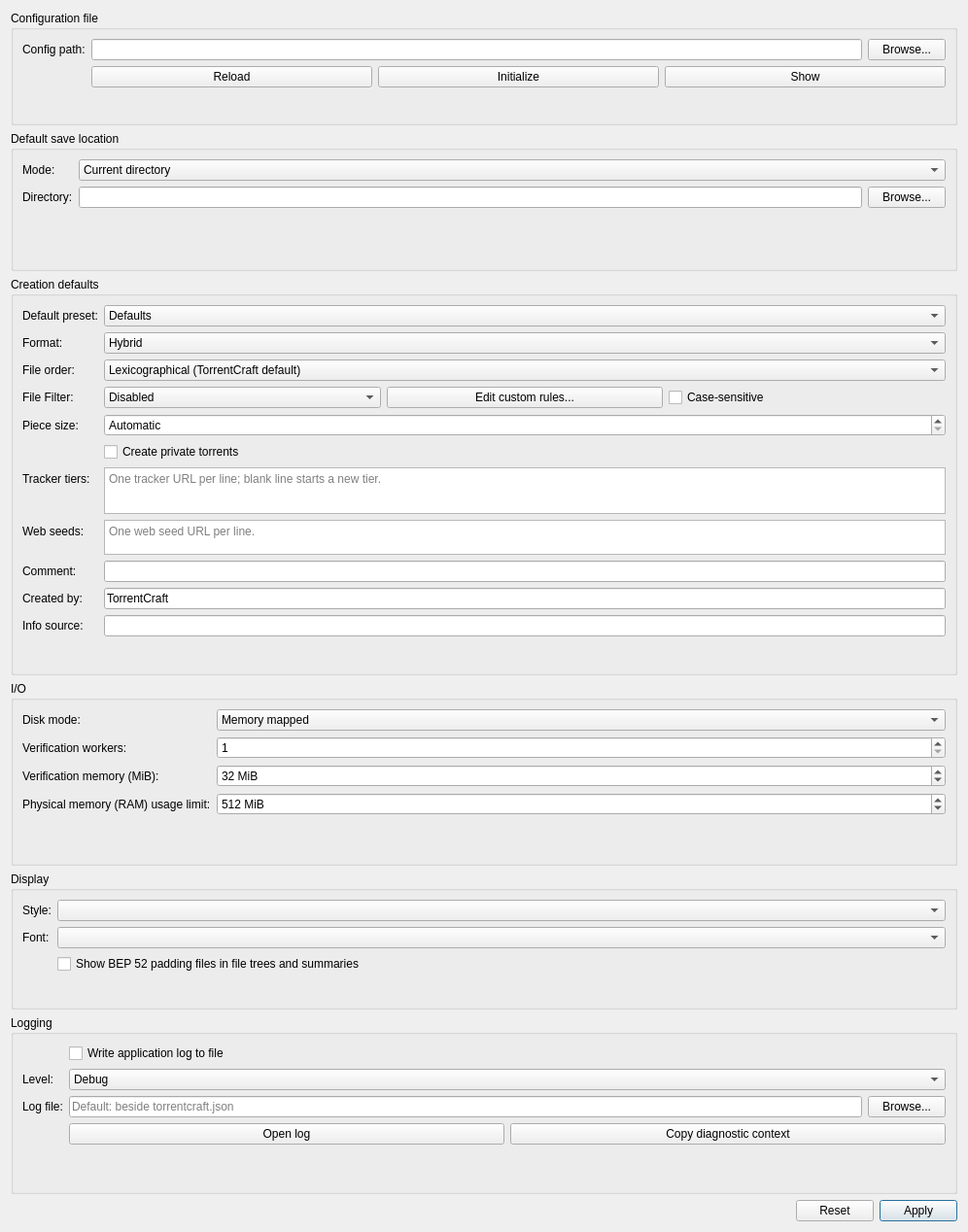
<widget class="QWidget" name="pageAdvancedScroll"><property name="geometry"><rect><x>0</x><y>0</y><width>996</width><height>700</height></rect></property><layout class="QVBoxLayout" name="vboxAdvanced">
         <item><widget class="QGroupBox" name="grpAdvancedConfigFile"><property name="sizePolicy"><sizepolicy hsizetype="Preferred" vsizetype="Fixed"><horstretch>0</horstretch><verstretch>0</verstretch></sizepolicy></property><property name="minimumSize"><size><width>0</width><height>118</height></size></property><property name="title"><string>Configuration file</string></property><layout class="QFormLayout" name="formAdvancedConfigFile"><item row="0" column="0"><widget class="QLabel" name="lblAdvancedConfigPath"><property name="text"><string>Config path:</string></property></widget></item><item row="0" column="1"><layout class="QHBoxLayout" name="hboxAdvancedConfigPath"><item><widget class="QLineEdit" name="editAdvancedConfigPath"><property name="accessibleName"><string>Canonical config path</string></property></widget></item><item><widget class="QPushButton" name="btnAdvancedBrowseConfig"><property name="text"><string>Browse...</string></property></widget></item></layout></item><item row="1" column="1"><layout class="QHBoxLayout" name="hboxAdvancedConfigActions"><item><widget class="QPushButton" name="btnAdvancedReloadConfig"><property name="text"><string>Reload</string></property><property name="icon"><iconset resource="resources/TorrentCraft.qrc">:/torrentcraft/icons/refresh.svg</iconset></property></widget></item><item><widget class="QPushButton" name="btnAdvancedInitConfig"><property name="text"><string>Initialize</string></property><property name="icon"><iconset resource="resources/TorrentCraft.qrc">:/torrentcraft/icons/config-settings.svg</iconset></property></widget></item><item><widget class="QPushButton" name="btnAdvancedShowConfig"><property name="text"><string>Show</string></property><property name="icon"><iconset resource="resources/TorrentCraft.qrc">:/torrentcraft/icons/metadata-fields.svg</iconset></property></widget></item></layout></item></layout></widget></item>
         <item><widget class="QGroupBox" name="grpAdvancedDefaultSave"><property name="sizePolicy"><sizepolicy hsizetype="Preferred" vsizetype="Fixed"><horstretch>0</horstretch><verstretch>0</verstretch></sizepolicy></property><property name="minimumSize"><size><width>0</width><height>144</height></size></property><property name="title"><string>Default save location</string></property><layout class="QFormLayout" name="formAdvancedSave"><item row="0" column="0"><widget class="QLabel" name="lblAdvancedSaveMode"><property name="text"><string>Mode:</string></property></widget></item><item row="0" column="1"><widget class="QComboBox" name="cmbAdvancedSaveMode"><item><property name="text"><string>Current directory</string></property></item><item><property name="text"><string>Recent directory</string></property></item><item><property name="text"><string>Specified directory</string></property></item></widget></item><item row="1" column="0"><widget class="QLabel" name="lblAdvancedSavePath"><property name="text"><string>Directory:</string></property></widget></item><item row="1" column="1"><layout class="QHBoxLayout" name="hboxAdvancedSavePath"><item><widget class="QLineEdit" name="editAdvancedSavePath"><property name="accessibleName"><string>Specified default save directory</string></property></widget></item><item><widget class="QPushButton" name="btnAdvancedBrowseSavePath"><property name="text"><string>Browse...</string></property></widget></item></layout></item></layout></widget></item>
         <item><widget class="QGroupBox" name="grpAdvancedDefaults"><property name="sizePolicy"><sizepolicy hsizetype="Preferred" vsizetype="Fixed"><horstretch>0</horstretch><verstretch>0</verstretch></sizepolicy></property><property name="minimumSize"><size><width>0</width><height>410</height></size></property><property name="title"><string>Creation defaults</string></property><layout class="QFormLayout" name="formAdvancedDefaults"><item row="0" column="0"><widget class="QLabel" name="lblAdvancedDefaultPreset"><property name="text"><string>Default preset:</string></property></widget></item><item row="0" column="1"><widget class="QComboBox" name="cmbAdvancedDefaultPreset"><item><property name="text"><string>Defaults</string></property></item></widget></item><item row="1" column="0"><widget class="QLabel" name="lblAdvancedDefaultFormat"><property name="text"><string>Format:</string></property></widget></item><item row="1" column="1"><widget class="QComboBox" name="cmbAdvancedDefaultFormat"><item><property name="text"><string>Hybrid</string></property></item><item><property name="text"><string>V1</string></property></item><item><property name="text"><string>V2</string></property></item></widget></item><item row="2" column="0"><widget class="QLabel" name="lblAdvancedDefaultFileOrder"><property name="text"><string>File order:</string></property></widget></item><item row="2" column="1"><widget class="QComboBox" name="cmbAdvancedDefaultFileOrder"><property name="toolTip"><string>Controls the deterministic order used when creating a torrent.</string></property><item><property name="text"><string>Lexicographical (TorrentCraft default)</string></property></item><item><property name="text"><string>Canonical alignment (qBittorrent/libtorrent)</string></property></item><item><property name="text"><string>Natural (qBittorrent default)</string></property></item><item><property name="text"><string>Breadth first</string></property></item></widget></item><item row="3" column="0"><widget class="QLabel" name="lblAdvancedDefaultFilterMode"><property name="text"><string>File Filter:</string></property></widget></item><item row="3" column="1"><layout class="QHBoxLayout" name="hboxAdvancedDefaultFilter"><item><widget class="QComboBox" name="cmbAdvancedDefaultFilterMode"><item><property name="text"><string>Disabled</string></property></item><item><property name="text"><string>Common system artifacts</string></property></item><item><property name="text"><string>Custom exclusion rules</string></property></item></widget></item><item><widget class="QPushButton" name="btnAdvancedDefaultEditFilterRules"><property name="text"><string>Edit custom rules...</string></property></widget></item><item><widget class="QCheckBox" name="chkAdvancedDefaultFilterCaseSensitive"><property name="text"><string>Case-sensitive</string></property></widget></item></layout></item><item row="4" column="0"><widget class="QLabel" name="lblAdvancedDefaultPieceSize"><property name="text"><string>Piece size:</string></property></widget></item><item row="4" column="1"><widget class="QSpinBox" name="spinAdvancedDefaultPieceSize"><property name="minimum"><number>0</number></property><property name="maximum"><number>16384</number></property><property name="specialValueText"><string>Automatic</string></property><property name="suffix"><string> KiB</string></property></widget></item><item row="5" column="1"><widget class="QCheckBox" name="chkAdvancedDefaultPrivate"><property name="text"><string>Create private torrents</string></property></widget></item><item row="6" column="0"><widget class="QLabel" name="lblAdvancedDefaultTrackerTiers"><property name="text"><string>Tracker tiers:</string></property></widget></item><item row="6" column="1"><widget class="QPlainTextEdit" name="editAdvancedDefaultTrackerTiers"><property name="sizePolicy"><sizepolicy hsizetype="Expanding" vsizetype="Fixed"><horstretch>0</horstretch><verstretch>0</verstretch></sizepolicy></property><property name="minimumSize"><size><width>0</width><height>48</height></size></property><property name="maximumSize"><size><width>16777215</width><height>48</height></size></property><property name="placeholderText"><string>One tracker URL per line; blank line starts a new tier.</string></property><property name="accessibleName"><string>Default tracker tiers</string></property></widget></item><item row="7" column="0"><widget class="QLabel" name="lblAdvancedDefaultWebSeeds"><property name="text"><string>Web seeds:</string></property></widget></item><item row="7" column="1"><widget class="QPlainTextEdit" name="editAdvancedDefaultWebSeeds"><property name="sizePolicy"><sizepolicy hsizetype="Expanding" vsizetype="Fixed"><horstretch>0</horstretch><verstretch>0</verstretch></sizepolicy></property><property name="minimumSize"><size><width>0</width><height>36</height></size></property><property name="maximumSize"><size><width>16777215</width><height>36</height></size></property><property name="placeholderText"><string>One web seed URL per line.</string></property><property name="accessibleName"><string>Default web seed URLs</string></property></widget></item><item row="8" column="0"><widget class="QLabel" name="lblAdvancedDefaultComment"><property name="text"><string>Comment:</string></property></widget></item><item row="8" column="1"><widget class="QLineEdit" name="editAdvancedDefaultComment"><property name="accessibleName"><string>Default comment</string></property></widget></item><item row="9" column="0"><widget class="QLabel" name="lblAdvancedDefaultCreatedBy"><property name="text"><string>Created by:</string></property></widget></item><item row="9" column="1"><widget class="QLineEdit" name="editAdvancedDefaultCreatedBy"><property name="text"><string>TorrentCraft</string></property><property name="accessibleName"><string>Default created by text</string></property></widget></item><item row="10" column="0"><widget class="QLabel" name="lblAdvancedDefaultSource"><property name="text"><string>Info source:</string></property></widget></item><item row="10" column="1"><widget class="QLineEdit" name="editAdvancedDefaultSource"><property name="toolTip"><string>Encoded as info[&quot;source&quot;] and changes the torrent identity.</string></property><property name="accessibleName"><string>Default info source</string></property></widget></item></layout></widget></item>
         <item><widget class="QGroupBox" name="grpAdvancedIo"><property name="sizePolicy"><sizepolicy hsizetype="Preferred" vsizetype="Fixed"><horstretch>0</horstretch><verstretch>0</verstretch></sizepolicy></property><property name="minimumSize"><size><width>0</width><height>190</height></size></property><property name="title"><string>I/O</string></property><layout class="QFormLayout" name="formAdvancedIo"><item row="0" column="0"><widget class="QLabel" name="lblAdvancedDiskIo"><property name="text"><string>Disk mode:</string></property></widget></item><item row="0" column="1"><widget class="QComboBox" name="cmbAdvancedDiskIo"><item><property name="text"><string>Memory mapped</string></property></item><item><property name="text"><string>POSIX</string></property></item></widget></item><item row="1" column="0"><widget class="QLabel" name="lblAdvancedVerifyWorkers"><property name="text"><string>Verification workers:</string></property></widget></item><item row="1" column="1"><widget class="QSpinBox" name="spinAdvancedVerifyWorkers"><property name="minimum"><number>1</number></property><property name="maximum"><number>2147483647</number></property><property name="value"><number>1</number></property></widget></item><item row="2" column="0"><widget class="QLabel" name="lblAdvancedVerifyMemory"><property name="text"><string>Verification memory (MiB):</string></property></widget></item><item row="2" column="1"><widget class="QSpinBox" name="spinAdvancedVerifyMemory"><property name="minimum"><number>1</number></property><property name="maximum"><number>2147483647</number></property><property name="value"><number>32</number></property><property name="suffix"><string> MiB</string></property><property name="accessibleName"><string>Verification memory limit</string></property></widget></item><item row="3" column="0"><widget class="QLabel" name="lblAdvancedMemoryWorkingSetLimit"><property name="text"><string>Physical memory (RAM) usage limit:</string></property></widget></item><item row="3" column="1"><widget class="QSpinBox" name="spinAdvancedMemoryWorkingSetLimit"><property name="minimum"><number>1</number></property><property name="maximum"><number>2147483647</number></property><property name="value"><number>512</number></property><property name="suffix"><string> MiB</string></property><property name="toolTip"><string>Windows process working-set hard maximum. Other platforms retain the setting without applying it.</string></property><property name="accessibleName"><string>Physical memory working set limit</string></property></widget></item></layout></widget></item>
         <item><widget class="QGroupBox" name="grpAdvancedDisplay"><property name="sizePolicy"><sizepolicy hsizetype="Preferred" vsizetype="Fixed"><horstretch>0</horstretch><verstretch>0</verstretch></sizepolicy></property><property name="minimumSize"><size><width>0</width><height>142</height></size></property><property name="title"><string>Display</string></property><layout class="QFormLayout" name="formAdvancedDisplay"><item row="0" column="0"><widget class="QLabel" name="lblAdvancedStyle"><property name="text"><string>Style:</string></property></widget></item><item row="0" column="1"><widget class="QComboBox" name="cmbAdvancedStyle"><property name="accessibleName"><string>Interface style</string></property></widget></item><item row="1" column="0"><widget class="QLabel" name="lblAdvancedFont"><property name="text"><string>Font:</string></property></widget></item><item row="1" column="1"><widget class="QComboBox" name="cmbAdvancedFont"><property name="accessibleName"><string>Interface font</string></property></widget></item><item row="2" column="1"><widget class="QCheckBox" name="chkAdvancedShowPaddingFiles"><property name="text"><string>Show BEP 52 padding files in file trees and summaries</string></property><property name="toolTip"><string>Padding-file visibility does not affect torrent creation or verification.</string></property></widget></item></layout></widget></item>
         <item><widget class="QGroupBox" name="grpAdvancedLogging"><property name="sizePolicy"><sizepolicy hsizetype="Preferred" vsizetype="Fixed"><horstretch>0</horstretch><verstretch>0</verstretch></sizepolicy></property><property name="minimumSize"><size><width>0</width><height>184</height></size></property><property name="title"><string>Logging</string></property><layout class="QFormLayout" name="formAdvancedLogging"><item row="0" column="1"><widget class="QCheckBox" name="chkAdvancedLogging"><property name="text"><string>Write application log to file</string></property></widget></item><item row="1" column="0"><widget class="QLabel" name="lblAdvancedLogLevel"><property name="text"><string>Level:</string></property></widget></item><item row="1" column="1"><widget class="QComboBox" name="cmbAdvancedLogLevel"><item><property name="text"><string>Debug</string></property></item><item><property name="text"><string>Info</string></property></item><item><property name="text"><string>Warning</string></property></item><item><property name="text"><string>Error</string></property></item></widget></item><item row="2" column="0"><widget class="QLabel" name="lblAdvancedLogPath"><property name="text"><string>Log file:</string></property></widget></item><item row="2" column="1"><layout class="QHBoxLayout" name="hboxAdvancedLogPath"><item><widget class="QLineEdit" name="editAdvancedLogPath"><property name="placeholderText"><string>Default: beside torrentcraft.json</string></property><property name="accessibleName"><string>Log file path</string></property></widget></item><item><widget class="QPushButton" name="btnAdvancedBrowseLogPath"><property name="text"><string>Browse...</string></property></widget></item></layout></item><item row="3" column="1"><layout class="QHBoxLayout" name="hboxAdvancedLogActions"><item><widget class="QPushButton" name="btnAdvancedOpenLog"><property name="text"><string>Open log</string></property></widget></item><item><widget class="QPushButton" name="btnAdvancedCopyDiagnostics"><property name="text"><string>Copy diagnostic context</string></property></widget></item></layout></item></layout></widget></item>
         <item><layout class="QHBoxLayout" name="hboxAdvancedActions"><item><spacer name="spcAdvancedActions"><property name="orientation"><enum>Qt::Horizontal</enum></property><property name="sizeHint" stdset="0"><size><width>40</width><height>20</height></size></property></spacer></item><item><widget class="QPushButton" name="btnAdvancedReset"><property name="text"><string>Reset</string></property><property name="icon"><iconset resource="resources/TorrentCraft.qrc">:/torrentcraft/icons/clear.svg</iconset></property></widget></item><item><widget class="QPushButton" name="btnAdvancedApply"><property name="text"><string>Apply</string></property><property name="icon"><iconset resource="resources/TorrentCraft.qrc">:/torrentcraft/icons/config-settings.svg</iconset></property><property name="default"><bool>true</bool></property></widget></item></layout></item>
         <item><spacer name="spcAdvancedBottom"><property name="orientation"><enum>Qt::Vertical</enum></property><property name="sizeHint" stdset="0"><size><width>20</width><height>20</height></size></property></spacer></item>
        </layout></widget>
